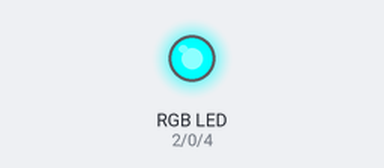
A program run on a simulated ESP32 board running MicroPython. Parts: an RGB LED mixed from three pins (HIGH = lit).

Above: at 0.1 s.
Timing chart, 0 to 1.6 s (numbered marks = the images above):
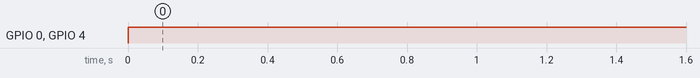

Measured:
- by itself, GPIO 0 (g), GPIO 4 (b): LOW → HIGH at 0.00 s

The program:

led_rgb.py
```python
from machine import Pin

r = Pin(2, Pin.OUT)
g = Pin(0, Pin.OUT)
b = Pin(4, Pin.OUT)

def rgb_on(R, G, B):
    r.value(R)
    g.value(G)
    b.value(B)

def rgb_on_red():
    return rgb_on(1, 0, 0)

def rgb_on_green():
    return rgb_on(0, 1, 0)

def rgb_on_blue():
    return rgb_on(0, 0, 1)

def rgb_on_yellow():
    return rgb_on(1, 1, 0)

def rgb_on_turquesa():
    return rgb_on(0, 1, 1)

def rgb_on_white():
    return rgb_on(0, 1, 1)

def rgb_on_fucsia():
    return rgb_on(1, 0, 1)

if __name__==("__main__"):
    while True:
        rgb_on_turquesa()
```
